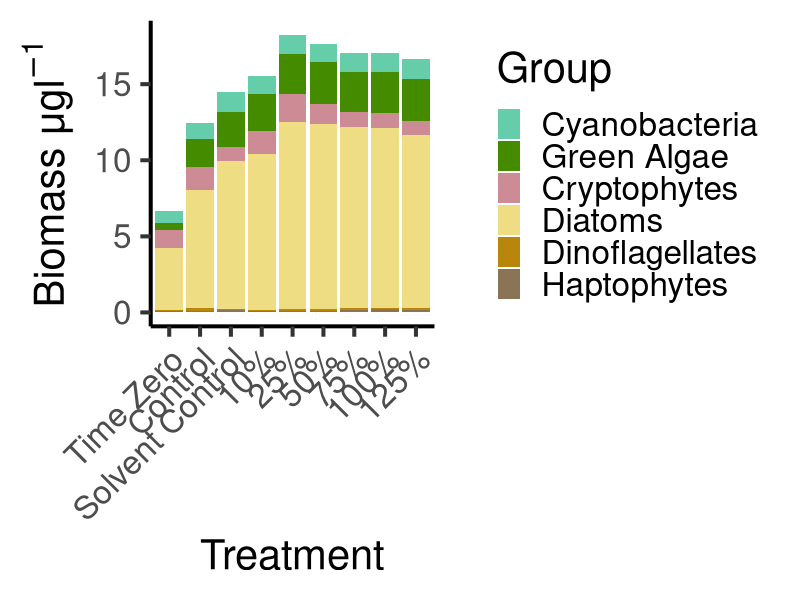

This figure's R source:
## ---- chunk 1
library(tidyverse)
library(ggplot2)
library(readxl)
## ---- chunk 2
chemtax = read_excel("2024_Bioassay_pigment_data.xlsx", sheet = 4)

print(chemtax)
## ---- chunk 3
chemtax$Group <- factor(chemtax$Group,
                           levels = c("ALLChla", "Cyanobacteria", "GreenAlgae", "Cryptophytes", "Diatoms", "Dinoflagellates", "Haptophytes"),
                           labels = c("Total Chl a", "Cyanobacteria", "Green Algae", "Cryptophytes", "Diatoms", "Dinoflagellates", "Haptophytes"))

group_colors = c("Cyanobacteria" = "aquamarine3", "Cryptophytes" = "lightpink3", "Diatoms" = "lightgoldenrod", "Dinoflagellates" = "darkgoldenrod", "Green Algae" = "chartreuse4", "Haptophytes" = "burlywood4")
## ---- chunk 4
carbamazepine = ggplot(chemtax, aes(fill = Group, y = Carbamazepine, x = fct_relevel(Treatment, "T0" , "Control", "Solvent", "A", "B", "C", "D", "E", "F"))) +
  geom_bar(position = "stack", stat = "identity") +
  scale_fill_manual(values = group_colors) +
  ylab(expression(paste("Biomass \u03BCg", l^-1))) + 
  xlab("Treatment") + 
  labs(fill = 'Group') +
  scale_x_discrete(labels = c("T0" = "Time Zero", "Control" = "Control", "Solvent" = "Solvent Control", "A" = "10%", "B" = "25%", "C" = "50%", "D" = "75%", "E" = "100%", "F" = "125%")) +
  theme_classic(base_size = 30) +
  theme(axis.text.x = element_text(angle = 45, vjust = 1, hjust=1))
carbamazepine
## ---- chunk 5

## ---- chunk 6

## ---- chunk 7

